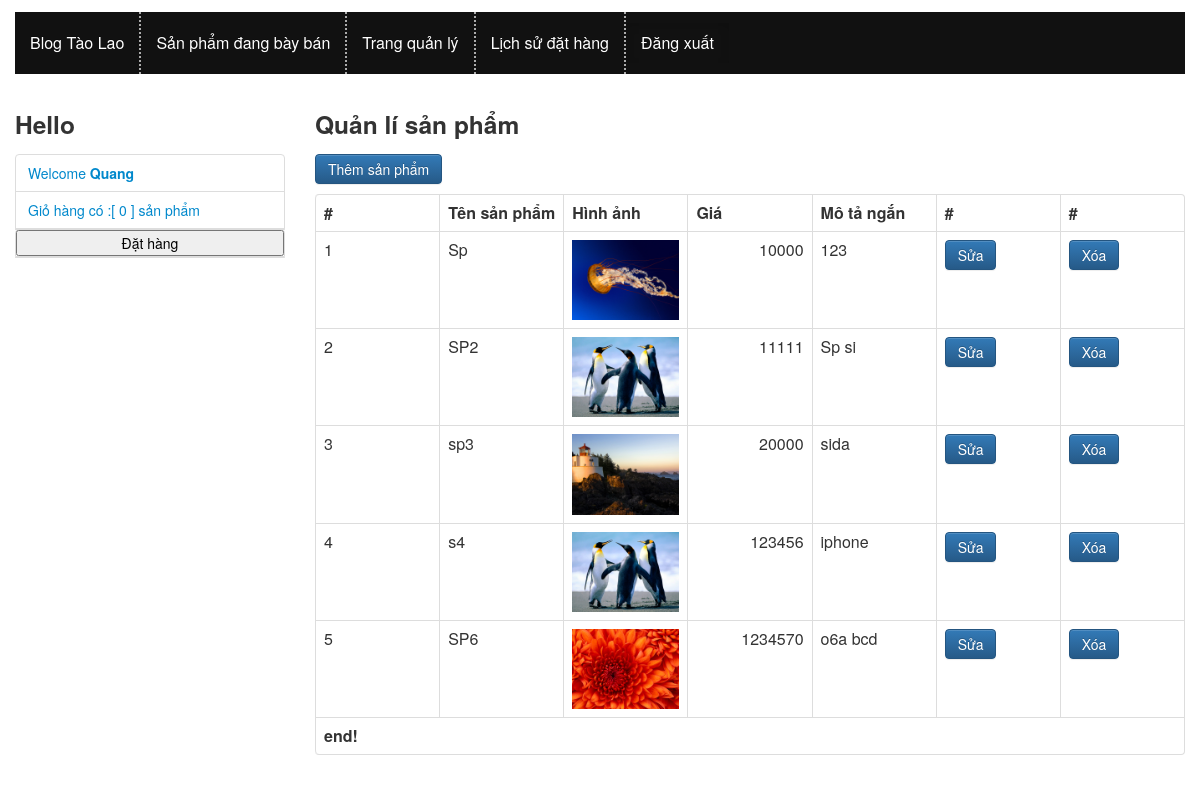
Screenshot of /index.php?c=product&m=list (signed in) with the database file from the repository.
### tables this page shows
CREATE TABLE IF NOT EXISTS `products` (
  `product_id` int(11) unsigned NOT NULL AUTO_INCREMENT,
  `product_name` text NOT NULL,
  `product_image` text NOT NULL,
  `product_ucontent` text NOT NULL,
  `product_price` float NOT NULL DEFAULT '0',
  PRIMARY KEY (`product_id`)
);

### includes/common.php (called while the page is built, shortened)
<?php
function render($file, $data) {
    extract($data);
    include ROOT . DS . 'views' . DS . $file;
}

### controllers/product.php (called while the page is built, shortened)
	<?php
function product_list()
{
	$data = array();
	$data['products'] = model('product')->All();
	$data['template_file'] = 'product/list.php';
	render('layout.php', $data);
}
	?>

### includes/db.php (called while the page is built, shortened)
<?php
function db_get_all($sql) {
    $result = mysql_query($sql);
    $data = array();
    if ($result) {
        while ($row = mysql_fetch_assoc($result)) {
            $data[] = $row;
        }
    }
    return $data;
}

### models/model.php (called while the page is built, shortened)
<?php
class Model {
    public $table = '';
    public function all() {
        $sql = "SELECT * FROM `{$this->table}`";
        return db_get_all($sql);
    }
}

### views/product/list.php (the view, shortened to what this page needs)
<h3>Quản lí sản phẩm </h3>
<p>
    <a href="index.php?c=product&m=add" class="btn btn-primary">Thêm sản phẩm</a>
</p>
<table class="table table-bordered">
    <tr>
        <th>#</th>
        <th>Tên sản phẩm</th>
        <th>Hình ảnh</th>
        <th>Giá</th>
        <th> Mô tả ngắn</th>
        <th>#</th>
        <th>#</th>
    </tr>
    <?php
        $i = 0;
        foreach ($products as $p):
        $i++;
    ?>
    <tr>
        <td><?php echo $i;  ?> </td>
        <td id="aaa"> <?php echo $p['product_name']; ?> </td>
        <td> <img src=" <?php echo $p['product_image']; ?>"/></td>
        <td class="text-right"> <?php echo $p['product_price']; ?> </td>
        <td> <?php echo $p['product_ucontent'] ?> </td>
        <td  > <a href="index.php?c=product&m=edit&id=<?php echo $p['product_id']; ?>" class="btn btn-primary" > Sửa </a></td>
        <td  ><a href="index.php?c=product&m=delete&id=<?php echo $p['product_id']; ?>" class="btn btn-primary" onclick="return confirm('Bạn có chắc chắn muốn xóa sản phẩm ?');" > Xóa</a> </td>
    </tr>
    <?php
        endforeach;
        if ($i):
    ?>
    <tr>
        <td colspan="7"><strong>end!</strong></td>
    </tr>
    <?php else: ?>
    <tr>
        <td colspan="4" class="text-center"><strong> Chưa có sản phẩm nào được rao bán :v</strong></td>
    </tr>
    <?php endif; ?>
</table>

### styles/css/styles.css (style rules this page uses)
.text-right { text-align: right !important; }
.table { table-layout: fixed; }
td { word-wrap: break-word; }
p { WORD-BREAK: break-word; }

### rows the page displays
products: product_name "Sp", product_image (picture), product_price "10000", product_ucontent "123"
products: product_name "SP2", product_image (picture), product_price "11111", product_ucontent "Sp si"
products: product_name "sp3", product_image (picture), product_price "20000", product_ucontent "sida"
products: product_name "s4", product_image (picture), product_price "123456", product_ucontent "iphone"
products: product_name "SP6", product_image (picture), product_price "1234570", product_ucontent "o6a bcd"

### other values shown
$logged['name'] "Quang"
$item "0"
